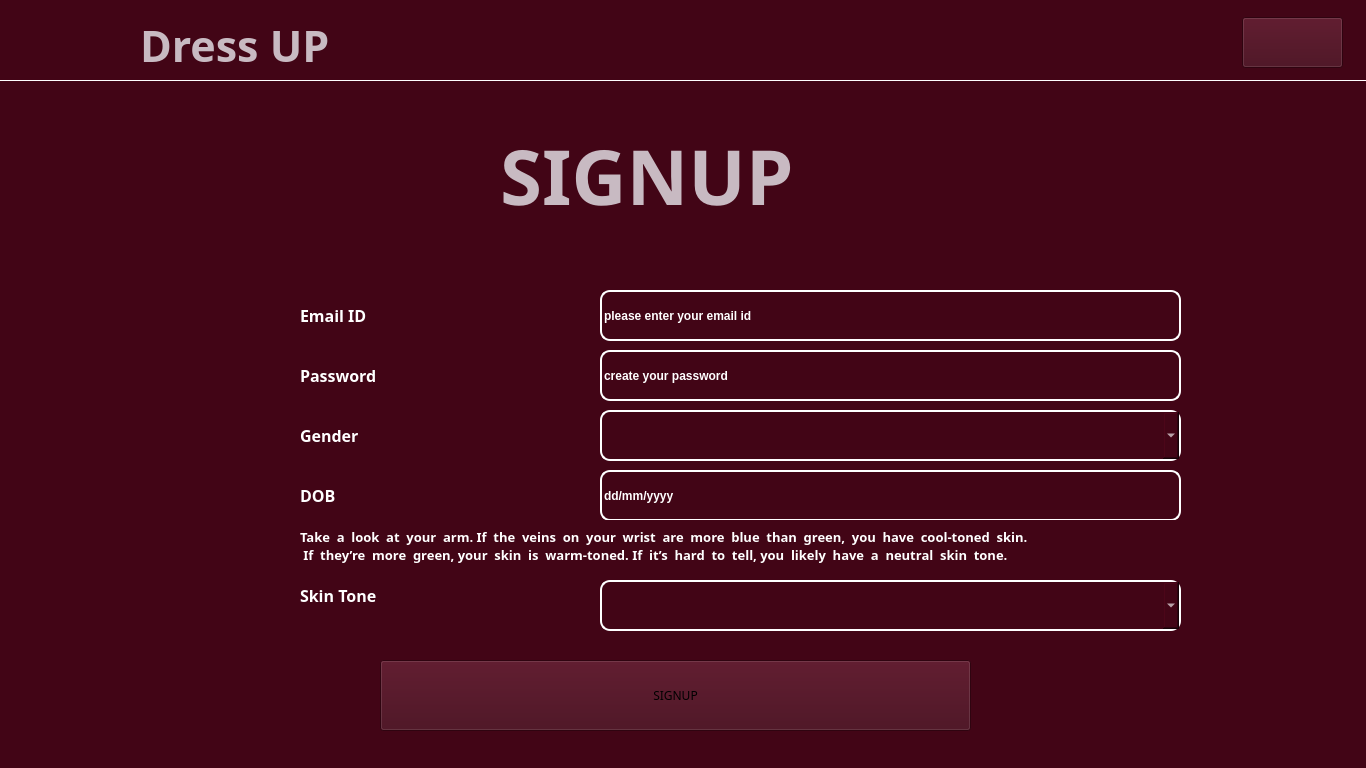
<?xml version="1.0" encoding="UTF-8"?>
<ui version="4.0">
 <class>MainWindow</class>
 <widget class="QMainWindow" name="MainWindow">
  <property name="geometry">
   <rect>
    <x>0</x>
    <y>0</y>
    <width>1366</width>
    <height>768</height>
   </rect>
  </property>
  <property name="font">
   <font>
    <family>Segoe Script</family>
    <pointsize>28</pointsize>
    <weight>50</weight>
    <bold>false</bold>
   </font>
  </property>
  <property name="windowTitle">
   <string>MainWindow</string>
  </property>
  <property name="styleSheet">
   <string notr="true">background-color: #420516;</string>
  </property>
  <widget class="QWidget" name="centralwidget">
   <widget class="Line" name="NavLine">
    <property name="geometry">
     <rect>
      <x>0</x>
      <y>80</y>
      <width>1366</width>
      <height>1</height>
     </rect>
    </property>
    <property name="styleSheet">
     <string notr="true">color:white;</string>
    </property>
    <property name="frameShadow">
     <enum>QFrame::Plain</enum>
    </property>
    <property name="lineWidth">
     <number>1</number>
    </property>
    <property name="orientation">
     <enum>Qt::Horizontal</enum>
    </property>
   </widget>
   <widget class="QLabel" name="IconMain">
    <property name="geometry">
     <rect>
      <x>14</x>
      <y>15</y>
      <width>111</width>
      <height>51</height>
     </rect>
    </property>
    <property name="text">
     <string/>
    </property>
    <property name="pixmap">
     <pixmap resource="../MainLoginPage/source.qrc">:/logos/logos/hanger.png</pixmap>
    </property>
    <property name="scaledContents">
     <bool>true</bool>
    </property>
    <property name="alignment">
     <set>Qt::AlignCenter</set>
    </property>
    <property name="margin">
     <number>0</number>
    </property>
    <property name="openExternalLinks">
     <bool>false</bool>
    </property>
   </widget>
   <widget class="QLabel" name="Heading">
    <property name="geometry">
     <rect>
      <x>140</x>
      <y>20</y>
      <width>291</width>
      <height>51</height>
     </rect>
    </property>
    <property name="font">
     <font>
      <family>Segoe Script</family>
      <pointsize>32</pointsize>
      <weight>75</weight>
      <bold>true</bold>
     </font>
    </property>
    <property name="styleSheet">
     <string notr="true">color:rgb(200, 186, 194)</string>
    </property>
    <property name="text">
     <string>Dress UP</string>
    </property>
   </widget>
   <widget class="QLabel" name="IconMain2">
    <property name="geometry">
     <rect>
      <x>150</x>
      <y>100</y>
      <width>271</width>
      <height>161</height>
     </rect>
    </property>
    <property name="text">
     <string/>
    </property>
    <property name="pixmap">
     <pixmap resource="../MainLoginPage/source.qrc">:/logos/logos/hanger.png</pixmap>
    </property>
    <property name="scaledContents">
     <bool>true</bool>
    </property>
    <property name="alignment">
     <set>Qt::AlignCenter</set>
    </property>
    <property name="margin">
     <number>0</number>
    </property>
    <property name="openExternalLinks">
     <bool>false</bool>
    </property>
   </widget>
   <widget class="QLabel" name="Heading2">
    <property name="geometry">
     <rect>
      <x>500</x>
      <y>100</y>
      <width>441</width>
      <height>151</height>
     </rect>
    </property>
    <property name="font">
     <font>
      <family>Segoe Script</family>
      <pointsize>57</pointsize>
      <weight>75</weight>
      <bold>true</bold>
     </font>
    </property>
    <property name="styleSheet">
     <string notr="true">color:rgb(200, 186, 194)</string>
    </property>
    <property name="text">
     <string>SIGNUP</string>
    </property>
   </widget>
   <widget class="QPushButton" name="SignupBtn">
    <property name="geometry">
     <rect>
      <x>380</x>
      <y>660</y>
      <width>591</width>
      <height>71</height>
     </rect>
    </property>
    <property name="font">
     <font>
      <family>Plus Jakarta Sans</family>
      <weight>62</weight>
      <italic>false</italic>
      <bold>true</bold>
     </font>
    </property>
    <property name="styleSheet">
     <string notr="true">background: #C4C4C4;
border-radius: 10px;
font-family: Plus Jakarta Sans;
font-style: normal;
font-weight: 500;\n
font-size: 24px;\n
line-height: 90%;</string>
    </property>
    <property name="text">
     <string>SIGNUP</string>
    </property>
   </widget>
   <widget class="QPushButton" name="IconMainCut">
    <property name="geometry">
     <rect>
      <x>1242</x>
      <y>17</y>
      <width>101</width>
      <height>51</height>
     </rect>
    </property>
    <property name="text">
     <string/>
    </property>
    <property name="icon">
     <iconset resource="../MainLoginPage/source.qrc">
      <normaloff>:/logos/logos/qut.png</normaloff>:/logos/logos/qut.png</iconset>
    </property>
    <property name="iconSize">
     <size>
      <width>60</width>
      <height>60</height>
     </size>
    </property>
   </widget>
   <widget class="QLabel" name="emailalbel">
    <property name="geometry">
     <rect>
      <x>300</x>
      <y>300</y>
      <width>151</width>
      <height>31</height>
     </rect>
    </property>
    <property name="font">
     <font>
      <family>Plus Jakarta Sans Bold</family>
      <pointsize>12</pointsize>
      <weight>75</weight>
      <italic>false</italic>
      <bold>true</bold>
     </font>
    </property>
    <property name="styleSheet">
     <string notr="true">color:white;</string>
    </property>
    <property name="text">
     <string>Email ID</string>
    </property>
   </widget>
   <widget class="QLineEdit" name="emailinput">
    <property name="geometry">
     <rect>
      <x>600</x>
      <y>290</y>
      <width>581</width>
      <height>51</height>
     </rect>
    </property>
    <property name="font">
     <font>
      <weight>75</weight>
      <bold>true</bold>
     </font>
    </property>
    <property name="styleSheet">
     <string notr="true">border:2px solid white;
border-radius:10px;
color:white;
</string>
    </property>
    <property name="text">
     <string>please enter your email id</string>
    </property>
   </widget>
   <widget class="QLabel" name="passwrodlabel">
    <property name="geometry">
     <rect>
      <x>300</x>
      <y>360</y>
      <width>161</width>
      <height>31</height>
     </rect>
    </property>
    <property name="font">
     <font>
      <family>Plus Jakarta Sans Bold</family>
      <pointsize>12</pointsize>
      <weight>75</weight>
      <italic>false</italic>
      <bold>true</bold>
     </font>
    </property>
    <property name="styleSheet">
     <string notr="true">color:white;</string>
    </property>
    <property name="text">
     <string>Password</string>
    </property>
   </widget>
   <widget class="QLineEdit" name="PasswordInput">
    <property name="geometry">
     <rect>
      <x>600</x>
      <y>350</y>
      <width>581</width>
      <height>51</height>
     </rect>
    </property>
    <property name="font">
     <font>
      <weight>75</weight>
      <bold>true</bold>
     </font>
    </property>
    <property name="styleSheet">
     <string notr="true">border:2px solid white;
border-radius:10px;
color:white;
</string>
    </property>
    <property name="text">
     <string>create your password</string>
    </property>
   </widget>
   <widget class="QLabel" name="genderlabel">
    <property name="geometry">
     <rect>
      <x>300</x>
      <y>420</y>
      <width>161</width>
      <height>31</height>
     </rect>
    </property>
    <property name="font">
     <font>
      <family>Plus Jakarta Sans Bold</family>
      <pointsize>12</pointsize>
      <weight>75</weight>
      <italic>false</italic>
      <bold>true</bold>
     </font>
    </property>
    <property name="styleSheet">
     <string notr="true">color:white;</string>
    </property>
    <property name="text">
     <string>Gender</string>
    </property>
   </widget>
   <widget class="QComboBox" name="GenderInput">
    <property name="enabled">
     <bool>true</bool>
    </property>
    <property name="geometry">
     <rect>
      <x>600</x>
      <y>410</y>
      <width>581</width>
      <height>51</height>
     </rect>
    </property>
    <property name="styleSheet">
     <string notr="true">border:2px solid white;
border-radius:10px;
color:white;
</string>
    </property>
    <property name="editable">
     <bool>false</bool>
    </property>
    <property name="currentText">
     <string/>
    </property>
    <property name="currentIndex">
     <number>-1</number>
    </property>
   </widget>
   <widget class="QLineEdit" name="DOB">
    <property name="geometry">
     <rect>
      <x>600</x>
      <y>470</y>
      <width>581</width>
      <height>51</height>
     </rect>
    </property>
    <property name="font">
     <font>
      <weight>75</weight>
      <bold>true</bold>
     </font>
    </property>
    <property name="styleSheet">
     <string notr="true">border:2px solid white;
border-radius:10px;
color:white;
</string>
    </property>
    <property name="text">
     <string>dd/mm/yyyy</string>
    </property>
   </widget>
   <widget class="QLabel" name="DOBlabel">
    <property name="geometry">
     <rect>
      <x>300</x>
      <y>480</y>
      <width>161</width>
      <height>31</height>
     </rect>
    </property>
    <property name="font">
     <font>
      <family>Plus Jakarta Sans Bold</family>
      <pointsize>12</pointsize>
      <weight>75</weight>
      <italic>false</italic>
      <bold>true</bold>
     </font>
    </property>
    <property name="styleSheet">
     <string notr="true">color:white;</string>
    </property>
    <property name="text">
     <string>DOB</string>
    </property>
   </widget>
   <widget class="QLabel" name="skintonecontent">
    <property name="geometry">
     <rect>
      <x>300</x>
      <y>520</y>
      <width>931</width>
      <height>51</height>
     </rect>
    </property>
    <property name="font">
     <font>
      <family>Plus Jakarta Sans</family>
      <pointsize>10</pointsize>
      <weight>75</weight>
      <italic>false</italic>
      <bold>true</bold>
     </font>
    </property>
    <property name="styleSheet">
     <string notr="true">color:white;</string>
    </property>
    <property name="text">
     <string>Take  a  look  at  your  arm. If  the  veins  on  your  wrist  are  more  blue  than  green,  you  have  cool-toned  skin.
 If  they’re  more  green, your  skin  is  warm-toned. If  it’s  hard  to  tell, you  likely  have  a  neutral  skin  tone.</string>
    </property>
   </widget>
   <widget class="QLabel" name="skintonelabel">
    <property name="geometry">
     <rect>
      <x>300</x>
      <y>580</y>
      <width>161</width>
      <height>31</height>
     </rect>
    </property>
    <property name="font">
     <font>
      <family>Plus Jakarta Sans Bold</family>
      <pointsize>12</pointsize>
      <weight>75</weight>
      <italic>false</italic>
      <bold>true</bold>
     </font>
    </property>
    <property name="styleSheet">
     <string notr="true">color:white;</string>
    </property>
    <property name="text">
     <string>Skin Tone</string>
    </property>
   </widget>
   <widget class="QComboBox" name="skintoneinput">
    <property name="enabled">
     <bool>true</bool>
    </property>
    <property name="geometry">
     <rect>
      <x>600</x>
      <y>580</y>
      <width>581</width>
      <height>51</height>
     </rect>
    </property>
    <property name="styleSheet">
     <string notr="true">border:2px solid white;
border-radius:10px;
color:white;
</string>
    </property>
    <property name="editable">
     <bool>false</bool>
    </property>
    <property name="currentText">
     <string/>
    </property>
    <property name="currentIndex">
     <number>-1</number>
    </property>
   </widget>
  </widget>
 </widget>
 <resources>
  <include location="../MainLoginPage/source.qrc"/>
 </resources>
 <connections/>
</ui>
